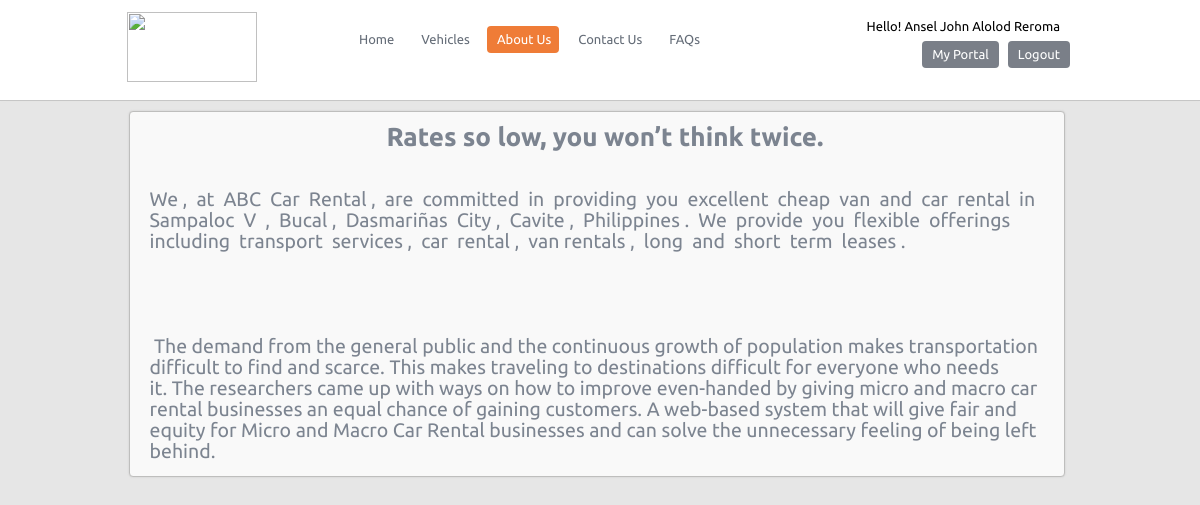
/about-us.php (signed in), run on the app's committed database.
### tables this page shows
CREATE TABLE `accounts` (
  `id` int(11) NOT NULL,
  `license` varchar(255) NOT NULL,
  `profile` varchar(255) NOT NULL,
  `surname` varchar(255) NOT NULL,
  `firstname` varchar(255) NOT NULL,
  `middlename` varchar(255) NOT NULL,
  `email` varchar(255) NOT NULL,
  `contact` varchar(255) NOT NULL,
  `username` varchar(255) NOT NULL,
  `password` varchar(255) NOT NULL,
  `user_type` varchar(255) NOT NULL,
  `Upgrade` int(2) NOT NULL DEFAULT 0,
  `requirement` varchar(255) NOT NULL,
  `status` int(11) NOT NULL,
  `date` timestamp NOT NULL DEFAULT current_timestamp()
);

CREATE TABLE `editpage` (
  `id` int(11) NOT NULL,
  `content` text NOT NULL
);

### config/functions.php (called while the page is built, shortened)
<?php
include 'config.php';
function get_account_details($id) {
    global $db;
    return $db->query("SELECT * FROM accounts WHERE id = $id")->fetch_assoc();
}
function get_all_editpage_aboutus() {
    global $db;
    return $db->query("SELECT * FROM editpage WHERE id = 1");
}

### about-us.php (the view, shortened to what this page needs)
<?php include 'config/functions.php';?>
<!DOCTYPE html>
<html lang="en-US">
<head>
    <link rel="stylesheet" href="css/jquery-ui.css" type="text/css" media="all" />
    <link rel="stylesheet" href="css/style.css" type="text/css" media="all" />
    <link rel="stylesheet" href="css/jquery.slider.min.css" />
</head>
<body class="page page-two-column">
    <div id="conteiner">
        <div id="branding">
            <?php include 'navigation.php';?>
        </div>
        <div id="main">
            <div id="primary" style="margin-top:10px">
                <div class="widget  ">
                    <div class="widget-content widget-note">
                        <?php $i=1; foreach(get_all_editpage_aboutus() as $row) { ?>
                            <p style="font-size: 140%;"><?php echo $row['content'] ?></p>
                        <?php } ?>
                    </div>
                </div>
            </div>
        </div>
    </div>
</body>
</html>

### navigation.php (shortened to what this page needs)
<div id="branding-content">
    <div class="menus">
        <?php if($_SESSION['customer_id'] == 0) { ?>
            <span class="register"><a class="sign_button" style="background:transparent;color:#000;text-transform:uppercase">WELCOME!</a></span>
        <?php } else { ?>
            <?php
                $user = get_account_details($_SESSION['customer_id']);
            ?>
            <span class="register"><a class="sign_button" style="background:transparent;color:#000">Hello! <?=$user['firstname'].' '.$user['middlename'].' '.$user['surname']?></a></span>
        <?php } ?>
    </div>
    <div class="title-content">
        <img class="site-logo" src="images/logo.png" alt="" />
    </div>
    <div class="access-content">
        <ul>
            <li id="home"><a href="index.php" title="">Home</a></li>
            <li id="vehicles"><a href="vehicles.php?step=1">Vehicles</a></li>
            <li id="about-us"><a href="about-us.php">About Us</a></li>
            <li id="contact-us"><a href="contact-us.php">Contact Us</a></li>
            <li id="rules"><a href="faqs.php">FAQs</a></li>
        </ul>
    </div>
    <div class="member">
        <?php if($_SESSION['customer_id'] == 0) { ?>
            <span class="sign_in" id="signInbtn"><a class="sign_button tab_link_button" href="#sign_in" title="">Sign in</a></span>
            <span class="register" id="signUpbtn"><a class="sign_button tab_link_button" href="#register" title="">Register</a></span>
        <?php } else { ?>
            <span class="register"><a class="sign_button" href="?logout=true" onclick="return submitForm(this);" title="">Logout</a></span>
            <span class=""><a class="sign_button" href="portal">My Portal</a></span>
        <?php } ?>
    </div>
</div>

### css/style.css (style rules this page uses)
html, body, div, span, applet, object, iframe, h1, h2, h3, h4, h5, h6, p, blockquote, pre, a, abbr, acronym, address, big, cite, code, del, dfn, em, font, ins, kbd, q, s, samp, small, strike, strong, sub, sup, tt, var, dl, dt, dd, ol, ul, li, fieldset, form, label, legend, table, caption, tbody, tfoot, thead, tr, th, td { border: 0; font-family: inherit; font-style: inherit; font-weight: inherit; margin: 0; outline: 0; padding: 0; vertical-align: baseline; }
body { line-height: 1; }
h1, h2, h3, h4, h5, h6 { font-weight: normal; clear: both; }
ol, ul { list-style: none; }
strong { font-weight: bolder; }
body, input, textarea, select { font-family: 'Ubuntu', sans-serif; }
body, textarea { font-size: 13px; line-height: 21px; color: #656d78; background: #e6e6e6; }
a:link, a:visited, a:active { text-decoration: none; border: none; color: #378eef; }
#branding-content { margin: 0 auto; position: relative; max-width: 950px; }
#branding-content div { float: left; }
.title-content { width: 220px; padding: 12px 2px; }
.access-content { padding: 26px 0 15px; width: 440px; }
.site-logo { height: 70px; width: 130px; display: inline; margin-bottom: -20px; margin-right: 4px; }
#branding-content div.member { float: right; margin-top: 28px; }
#branding-content .menus { position: absolute; right: 0; left: 0; }
.access-content ul { list-style: none; }
.access-content li { float: left; position: relative; margin-right: 9px; }
.access-content a, .access-content a:active, .access-content a:visited { text-decoration: none; color: #656d78; padding: 3px 8px 3px 10px; }
.access-content a, .access-content a:active, .access-content a:visited { display: block; }
.access-content .current_page_item > a { background: #ef7c37; -moz-border-radius: 4px; -webkit-border-radius: 4px; border-radius: 4px; color: #fff; }
#branding-content .menus { text-align: right; }
a.sign_button { font-size: 14px; -moz-border-radius: 4px; -webkit-border-radius: 4px; border-radius: 4px; color: #656d78; display: block; font-size: 13px; float: right; background: #7a7f88; color: #fff; cursor: pointer; margin: 13px 5px 0 4px; padding: 3px 10px; text-decoration: none; }
#conteiner { margin: 0 auto; position: relative; width: 100%; min-width: 305px; }
#branding { background: #fff; min-height: 85px; border-bottom: 1px solid #c6c6c6; -moz-box-shadow: 0 1px 3px #e5e5e4; -webkit-box-shadow: 0 1px 3px #e5e5e4; box-shadow: 0 1px 3px #e5e5e4; }
#primary { padding: 38px 0 10px; background: url(../images/dotted.png) repeat-x scroll left top transparent; }
.page #primary { background-image: none; padding: 0; }
#main { clear: both; margin: 0 auto; position: relative; max-width: 945px; }
.widget { background: #f9f9f9; border: 1px solid #bebebd; border-radius: 4px 4px 4px 4px; -webkit-border-radius: 4px 4px 4px 4px; -moz-border-radius: 4px 4px 4px 4px; margin: 1px 8px 28px 1px; -moz-box-shadow: 0px 0px 2px #C9C8C8; -webkit-box-shadow: 0px 0px 2px #C9C8C8; box-shadow: 0px 0px 2px #C9C8C8; }
.widget .widget-content { padding: 13px 19px; color: #7c8490; }
.page .widget .widget-content { padding: 14px 20px; }

### data on the page
accounts: firstname "Ansel John", middlename "Alolod", surname "Reroma"
editpage: content "Rates so low, you won’t think twice. We , at ABC Car Rental , are committed in providing you excellent cheap van and car rental in Sampaloc V , Bucal , Dasmariñas City , Cavite , Philippines . We provide you flexible offerings including transport services , car rental , van rentals , long and short term leases . The demand from the general public and the continuous growth of population makes transportation difficult to find and scarce. This makes traveling to destinations difficult for everyone who needs it. The researchers came up with ways on how to improve even-handed by giving micro and macro car rental businesses an equal chance of gaining customers. A web-based system that will give…"
